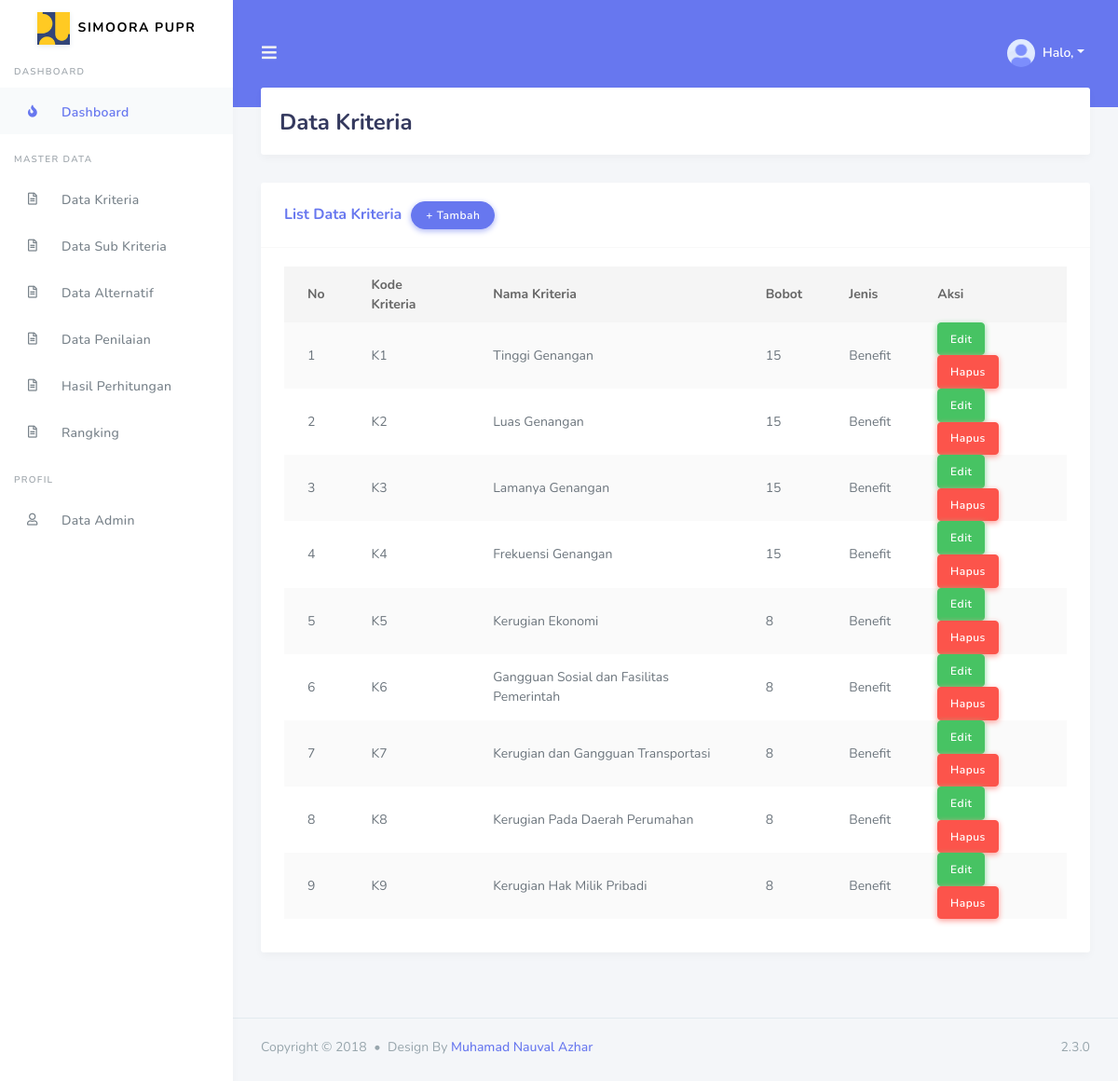
Page /index.php/admin/data_kriteria on the committed database.
### tables this page shows
CREATE TABLE `tb_kriteria` (
  `id_kriteria` int(3) NOT NULL,
  `kode_kriteria` varchar(3) NOT NULL,
  `nama_kriteria` varchar(50) NOT NULL,
  `bobot` int(3) NOT NULL,
  `jenis` varchar(10) NOT NULL,
  `alias` varchar(50) NOT NULL
);

### application/controllers/admin/Data_kriteria.php (called while the page is built, shortened)
<?php
class Data_kriteria extends CI_Controller{
    public function index()
    {
        $data['kriteria'] = $this->M_datakriteria->get_data('tb_kriteria')->result();
        $this->load->view('template_admin/v_head');
        $this->load->view('template_admin/v_header');
        $this->load->view('template_admin/v_sidebar');
        $this->load->view('admin/Data_kriteria' ,$data);
        $this->load->view('template_admin/v_footer');
    }
}
?>

### index.php (called while the page is built, shortened)
<?php
require_once BASEPATH.'core/CodeIgniter.php';

### application/models/M_datakriteria.php (called while the page is built, shortened)
<?php
class M_datakriteria extends CI_Model{
    public function get_data($table)
    {
        return $this->db->get($table);
    }
}
?>

### application/views/admin/Data_kriteria.php (the view, shortened to what this page needs)
<div class="main-content">
  <section class="section">
    <div class="section-header">
      <h1>Data Kriteria</h1>
    </div>
    <div class="section-body">
      <div class="row">
        <div class="col-12">
          <div class="card">
            <div class="card-header">
              <h4>List Data Kriteria</h4>
              <a href="#" class="btn btn-primary" data-toggle="modal" data-target="#exampleModal">+ Tambah</a>
            </div>
            <div class="card-body">
              <div class="table-responsive">
                <table class="table table-striped" id="table-1">
                  <thead>
                    <tr>
                      <th>No</th>
                      <th>Kode Kriteria</th>
                      <th>Nama Kriteria</th>
                      <th>Bobot</th>
                      <th>Jenis</th>
                      <th>Aksi</th>
                    </tr>
                  </thead>
                  <tbody>
                    <?php $no = 1;
                    foreach ($kriteria as $key) : ?>
                      <tr>
                        <td><?php echo $no; ?></td>
                        <td><?php echo $key->kode_kriteria; ?></td>
                        <td><?php echo $key->nama_kriteria; ?></td>
                        <td><?php echo $key->bobot; ?></td>
                        <td><?php echo $key->jenis; ?></td>
                        <td>
                          <a href="#" class="btn btn-success" data-toggle="modal" data-target="#editmodal<?= $key->id_kriteria; ?>">Edit</a>
                          <a href="<?php echo base_url() . 'admin/Data_kriteria/hapus/' . $key->id_kriteria ?>" id="btn-hapus" class="btn btn-danger">Hapus</a>
                        </td>
                        <?php $no++; ?>
                      </tr>
                    <?php endforeach ?>
                  </tbody>
                </table>
              </div>
            </div>
          </div>
        </div>
      </div>
    </div>
  </section>
</div>

### application/views/template_admin/v_head.php (shortened to what this page needs)
<!DOCTYPE html>
<html lang="en">
<head>
  <link rel="stylesheet" href="https://stackpath.bootstrapcdn.com/bootstrap/4.3.1/css/bootstrap.min.css">
  <link rel="stylesheet" href="https://use.fontawesome.com/releases/v5.7.2/css/all.css">
  <link rel="stylesheet" href="<?= base_url(); ?>/assets/assets_stisla/node_modules/jqvmap/dist/jqvmap.min.css">
  <link rel="stylesheet" href="<?= base_url(); ?>/assets/assets_stisla/node_modules/weathericons/css/weather-icons.min.css">
  <link rel="stylesheet" href="<?= base_url(); ?>/assets/assets_stisla/node_modules/weathericons/css/weather-icons-wind.min.css">
  <link rel="stylesheet" href="<?= base_url(); ?>/assets/assets_stisla/node_modules/summernote/dist/summernote-bs4.css">
  <link rel="stylesheet" href="<?= base_url(); ?>/assets/modules/datatables/datatables.min.css">
  <link rel="stylesheet" href="<?= base_url(); ?>/assets/modules/datatables/DataTables-1.10.16/css/dataTables.bootstrap4.min.css">
  <link rel="stylesheet" href="<?= base_url(); ?>/assets/modules/datatables/Select-1.2.4/css/select.bootstrap4.min.css">
  <link rel="stylesheet" href="<?= base_url(); ?>/assets/sweetalert2/sweetalert2.min.css">
  <link rel="stylesheet" href="<?= base_url(); ?>/assets/assets_stisla/assets/css/style.css">
  <link rel="stylesheet" href="<?= base_url(); ?>/assets/assets_stisla/assets/css/components.css">
  <link rel="stylesheet" type="text/css" media="screen" href="https://cdn.datatables.net/1.10.24/css/jquery.dataTables.min.css">
  <link rel="stylesheet" type="text/css" href="https://cdn.datatables.net/1.10.24/css/dataTables.bootstrap4.min.css">
</head>>

### application/views/template_admin/v_header.php (shortened to what this page needs)
<body>
  <div id="app">
    <div class="main-wrapper">
      <div class="navbar-bg"></div>
      <nav class="navbar navbar-expand-lg main-navbar">
        <form class="form-inline mr-auto">
          <ul class="navbar-nav mr-3">
            <li><a href="#" data-toggle="sidebar" class="nav-link nav-link-lg"><i class="fas fa-bars"></i></a></li>
          </ul>
        </form>
        <ul class="navbar-nav navbar-right">
          <li class="dropdown"><a href="#" data-toggle="dropdown" class="nav-link dropdown-toggle nav-link-lg nav-link-user">
            <img alt="image" src="<?php echo base_url(); ?>assets/img/avatar/avatar-1.png" class="rounded-circle mr-1">
            <div class="d-sm-none d-lg-inline-block">Halo, <?php echo $this->session->userdata('nama_admin') ?></div></a>
          </li>
        </ul>
      </nav>

### application/views/template_admin/v_sidebar.php (shortened to what this page needs)
<div class="main-sidebar">
  <aside id="sidebar-wrapper">
    <div class="sidebar-brand">
      <img src="<?php echo base_url('assets/assets_stisla/') ?>assets/img/logoPU.png" alt="logo" width="35" class="shadow-light">
      <a href="http://localhost/spkbanjir/Dashboard">&nbspSIMOORA PUPR</a>
    </div>
    <ul class="sidebar-menu">
      <li class="menu-header">Dashboard</li>
      <li class="nav-item dropdown active">
        <a href="http://localhost/spkbanjir/Dashboard" class="nav-link"><i class="fas fa-fire"></i><span>Dashboard</span></a>
      </li>
      <li class="menu-header">Master Data</li>
      <li><a class="nav-link" href="<?php echo base_url('admin/Data_kriteria') ?>"><i class="far fa-file-alt"></i> <span>Data Kriteria</span></a></li>
      <li><a class="nav-link" href="<?php echo base_url('admin/Data_subkriteria') ?>"><i class="far fa-file-alt"></i> <span>Data Sub Kriteria</span></a></li>
      <li><a class="nav-link" href="<?php echo base_url('admin/Data_alternatif') ?>"><i class="far fa-file-alt"></i> <span>Data Alternatif</span></a></li>
      <li><a class="nav-link" href="<?php echo base_url('admin/Data_penilaian') ?>"><i class="far fa-file-alt"></i> <span>Data Penilaian</span></a></li>
      <li><a class="nav-link" href="<?php echo base_url('admin/Data_hasilhitungmoora') ?>"><i class="far fa-file-alt"></i> <span>Hasil Perhitungan</span></a></li>
      <li><a class="nav-link" href="<?php echo base_url('admin/Rangking') ?>"><i class="far fa-file-alt"></i> <span>Rangking</span></a></li>
      <li class="menu-header">Profil</li>
      <li><a class="nav-link" href="<?php echo base_url('admin/Data_admin') ?>"><i class="far fa-user"></i> <span>Data Admin</span></a></li>
    </ul>
  </aside>
</div>

### application/views/template_admin/v_footer.php (shortened to what this page needs)
</div>
<footer class="main-footer">
  <div class="footer-left">
    Copyright &copy; 2018 <div class="bullet"></div> Design By <a href="https://nauval.in/">Muhamad Nauval Azhar</a>
  </div>
  <div class="footer-right">
    2.3.0
  </div>
</footer>
</div>
</body>
</html>

### rows in the picture
tb_kriteria: kode_kriteria "K1", nama_kriteria "Tinggi Genangan", bobot "15", jenis "Benefit"
tb_kriteria: kode_kriteria "K2", nama_kriteria "Luas Genangan", bobot "15", jenis "Benefit"
tb_kriteria: kode_kriteria "K3", nama_kriteria "Lamanya Genangan", bobot "15", jenis "Benefit"
tb_kriteria: kode_kriteria "K4", nama_kriteria "Frekuensi Genangan", bobot "15", jenis "Benefit"
tb_kriteria: kode_kriteria "K5", nama_kriteria "Kerugian Ekonomi", bobot "8", jenis "Benefit"
tb_kriteria: kode_kriteria "K6", nama_kriteria "Gangguan Sosial dan Fasilitas Pemerintah", bobot "8", jenis "Benefit"
tb_kriteria: kode_kriteria "K7", nama_kriteria "Kerugian dan Gangguan Transportasi", bobot "8", jenis "Benefit"
tb_kriteria: kode_kriteria "K8", nama_kriteria "Kerugian Pada Daerah Perumahan", bobot "8", jenis "Benefit"
tb_kriteria: kode_kriteria "K9", nama_kriteria "Kerugian Hak Milik Pribadi", bobot "8", jenis "Benefit"
